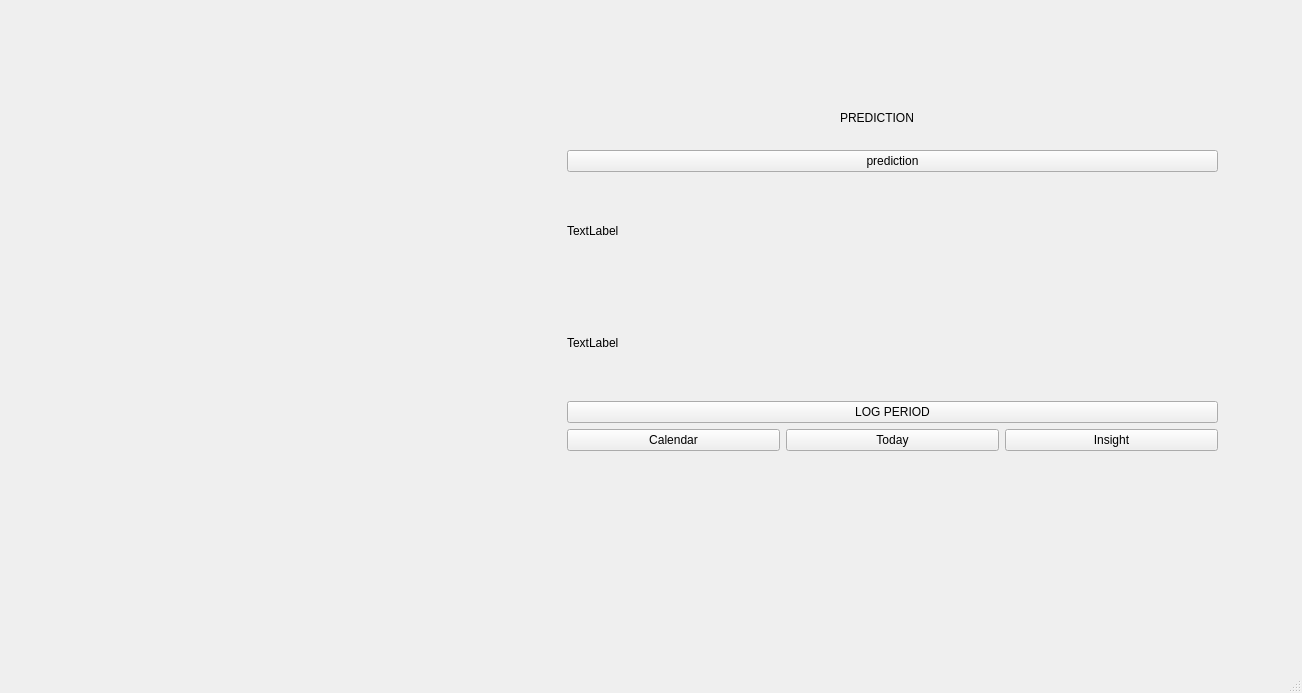
<?xml version="1.0" encoding="UTF-8"?>
<ui version="4.0">
 <class>login</class>
 <widget class="QMainWindow" name="login">
  <property name="geometry">
   <rect>
    <x>0</x>
    <y>0</y>
    <width>1302</width>
    <height>693</height>
   </rect>
  </property>
  <property name="windowTitle">
   <string>login</string>
  </property>
  <widget class="QWidget" name="centralwidget">
   <widget class="QStackedWidget" name="stackedWidget">
    <property name="geometry">
     <rect>
      <x>230</x>
      <y>-100</y>
      <width>1301</width>
      <height>641</height>
     </rect>
    </property>
    <property name="styleSheet">
     <string notr="true"/>
    </property>
    <property name="currentIndex">
     <number>2</number>
    </property>
    <widget class="QWidget" name="login_screen0">
     <widget class="QWidget" name="layoutWidget">
      <property name="geometry">
       <rect>
        <x>510</x>
        <y>250</y>
        <width>241</width>
        <height>211</height>
       </rect>
      </property>
      <layout class="QVBoxLayout" name="verticalLayout_3">
       <item>
        <layout class="QVBoxLayout" name="verticalLayout">
         <item>
          <widget class="QLabel" name="label">
           <property name="text">
            <string>Username</string>
           </property>
          </widget>
         </item>
         <item>
          <widget class="QLineEdit" name="username"/>
         </item>
        </layout>
       </item>
       <item>
        <layout class="QVBoxLayout" name="verticalLayout_2">
         <item>
          <widget class="QLabel" name="label_2">
           <property name="text">
            <string>Password</string>
           </property>
          </widget>
         </item>
         <item>
          <widget class="QLineEdit" name="password"/>
         </item>
        </layout>
       </item>
       <item>
        <widget class="QPushButton" name="logbut">
         <property name="text">
          <string>login</string>
         </property>
        </widget>
       </item>
       <item>
        <widget class="QPushButton" name="pushButton">
         <property name="styleSheet">
          <string notr="true">border:1px solid transparent;</string>
         </property>
         <property name="text">
          <string>Sign up here</string>
         </property>
        </widget>
       </item>
      </layout>
     </widget>
     <widget class="QLabel" name="textdis">
      <property name="geometry">
       <rect>
        <x>220</x>
        <y>180</y>
        <width>211</width>
        <height>16</height>
       </rect>
      </property>
      <property name="text">
       <string/>
      </property>
     </widget>
    </widget>
    <widget class="QWidget" name="signup_screen1">
     <widget class="QWidget" name="layoutWidget_2">
      <property name="geometry">
       <rect>
        <x>520</x>
        <y>250</y>
        <width>271</width>
        <height>207</height>
       </rect>
      </property>
      <layout class="QVBoxLayout" name="verticalLayout_7">
       <item>
        <layout class="QHBoxLayout" name="horizontalLayout_37">
         <item>
          <widget class="QLabel" name="label_36">
           <property name="text">
            <string>user Id</string>
           </property>
          </widget>
         </item>
         <item>
          <widget class="QLineEdit" name="user_id"/>
         </item>
        </layout>
       </item>
       <item>
        <layout class="QHBoxLayout" name="horizontalLayout">
         <item>
          <widget class="QLabel" name="label_5">
           <property name="text">
            <string>username</string>
           </property>
          </widget>
         </item>
         <item>
          <widget class="QLineEdit" name="uname"/>
         </item>
        </layout>
       </item>
       <item>
        <layout class="QHBoxLayout" name="horizontalLayout_2">
         <item>
          <widget class="QLabel" name="label_6">
           <property name="text">
            <string>password</string>
           </property>
          </widget>
         </item>
         <item>
          <widget class="QLineEdit" name="pass"/>
         </item>
        </layout>
       </item>
       <item>
        <layout class="QHBoxLayout" name="horizontalLayout_6">
         <item>
          <widget class="QLabel" name="label_7">
           <property name="text">
            <string>full name</string>
           </property>
          </widget>
         </item>
         <item>
          <widget class="QLineEdit" name="fulln"/>
         </item>
        </layout>
       </item>
       <item>
        <layout class="QHBoxLayout" name="horizontalLayout_8">
         <item>
          <widget class="QLabel" name="label_8">
           <property name="text">
            <string>Date Of Birth</string>
           </property>
          </widget>
         </item>
         <item>
          <widget class="QDateEdit" name="dob"/>
         </item>
        </layout>
       </item>
       <item>
        <widget class="QPushButton" name="signbut">
         <property name="text">
          <string>Signup</string>
         </property>
        </widget>
       </item>
       <item>
        <widget class="QPushButton" name="pushButton_2">
         <property name="styleSheet">
          <string notr="true">background-color: 0;
border: 0;
color: white;</string>
         </property>
         <property name="text">
          <string>Have an account already? Login here.</string>
         </property>
        </widget>
       </item>
      </layout>
     </widget>
    </widget>
    <widget class="QWidget" name="prediction_2">
     <widget class="QPushButton" name="pushButton_11">
      <property name="geometry">
       <rect>
        <x>0</x>
        <y>0</y>
        <width>83</width>
        <height>29</height>
       </rect>
      </property>
      <property name="text">
       <string>Log Out</string>
      </property>
     </widget>
     <widget class="QWidget" name="verticalLayoutWidget_2">
      <property name="geometry">
       <rect>
        <x>337</x>
        <y>250</y>
        <width>651</width>
        <height>301</height>
       </rect>
      </property>
      <layout class="QVBoxLayout" name="verticalLayout_10">
       <item>
        <widget class="QPushButton" name="pred">
         <property name="text">
          <string>prediction</string>
         </property>
        </widget>
       </item>
       <item>
        <widget class="QLabel" name="prediction">
         <property name="text">
          <string>TextLabel</string>
         </property>
        </widget>
       </item>
       <item>
        <widget class="QLabel" name="predictionMessage">
         <property name="text">
          <string>TextLabel</string>
         </property>
        </widget>
       </item>
       <item>
        <widget class="QPushButton" name="log_period_2">
         <property name="text">
          <string>LOG PERIOD</string>
         </property>
        </widget>
       </item>
       <item>
        <layout class="QHBoxLayout" name="horizontalLayout_7">
         <item>
          <widget class="QPushButton" name="pushButton_3">
           <property name="text">
            <string>Calendar</string>
           </property>
          </widget>
         </item>
         <item>
          <widget class="QPushButton" name="pushButton_4">
           <property name="text">
            <string>Today</string>
           </property>
          </widget>
         </item>
         <item>
          <widget class="QPushButton" name="pushButton_5">
           <property name="text">
            <string>Insight</string>
           </property>
          </widget>
         </item>
        </layout>
       </item>
      </layout>
     </widget>
     <widget class="QLabel" name="label_9">
      <property name="geometry">
       <rect>
        <x>610</x>
        <y>210</y>
        <width>81</width>
        <height>16</height>
       </rect>
      </property>
      <property name="styleSheet">
       <string notr="true"/>
      </property>
      <property name="text">
       <string>PREDICTION</string>
      </property>
     </widget>
    </widget>
    <widget class="QWidget" name="logperiodpage">
     <widget class="QWidget" name="layoutWidget">
      <property name="geometry">
       <rect>
        <x>131</x>
        <y>131</y>
        <width>321</width>
        <height>151</height>
       </rect>
      </property>
      <layout class="QVBoxLayout" name="verticalLayout_4">
       <item>
        <widget class="QLabel" name="label_3">
         <property name="text">
          <string>LOG PERIOD</string>
         </property>
        </widget>
       </item>
       <item>
        <widget class="QDateEdit" name="logPeriodbut_2"/>
       </item>
       <item>
        <widget class="QPushButton" name="logPeriodbut">
         <property name="text">
          <string>ENTER</string>
         </property>
        </widget>
       </item>
      </layout>
     </widget>
    </widget>
    <widget class="QWidget" name="calendar3">
     <widget class="QPushButton" name="pushButton_10">
      <property name="geometry">
       <rect>
        <x>0</x>
        <y>0</y>
        <width>83</width>
        <height>29</height>
       </rect>
      </property>
      <property name="text">
       <string>Log Out</string>
      </property>
     </widget>
     <widget class="QWidget" name="verticalLayoutWidget_3">
      <property name="geometry">
       <rect>
        <x>320</x>
        <y>170</y>
        <width>651</width>
        <height>301</height>
       </rect>
      </property>
      <layout class="QVBoxLayout" name="verticalLayout_11">
       <item>
        <widget class="QCalendarWidget" name="calendarWidget"/>
       </item>
       <item>
        <layout class="QHBoxLayout" name="horizontalLayout_9">
         <item>
          <widget class="QPushButton" name="pushButton_6">
           <property name="text">
            <string>Calendar</string>
           </property>
          </widget>
         </item>
         <item>
          <widget class="QPushButton" name="pushButton_7">
           <property name="text">
            <string>Today</string>
           </property>
          </widget>
         </item>
         <item>
          <widget class="QPushButton" name="pushButton_8">
           <property name="text">
            <string>Insight</string>
           </property>
          </widget>
         </item>
        </layout>
       </item>
      </layout>
     </widget>
    </widget>
    <widget class="QWidget" name="questions4">
     <widget class="QGroupBox" name="groupBox">
      <property name="geometry">
       <rect>
        <x>480</x>
        <y>150</y>
        <width>431</width>
        <height>281</height>
       </rect>
      </property>
      <property name="title">
       <string>GroupBox</string>
      </property>
      <layout class="QVBoxLayout" name="verticalLayout_8">
       <item>
        <widget class="QSplitter" name="splitter">
         <property name="orientation">
          <enum>Qt::Horizontal</enum>
         </property>
        </widget>
       </item>
       <item>
        <layout class="QHBoxLayout" name="horizontalLayout_3">
         <item>
          <widget class="QLabel" name="label_11">
           <property name="text">
            <string>Last Period Date</string>
           </property>
          </widget>
         </item>
         <item>
          <widget class="QDateEdit" name="lastPeriod"/>
         </item>
        </layout>
       </item>
       <item>
        <spacer name="verticalSpacer">
         <property name="orientation">
          <enum>Qt::Vertical</enum>
         </property>
         <property name="sizeHint" stdset="0">
          <size>
           <width>20</width>
           <height>52</height>
          </size>
         </property>
        </spacer>
       </item>
       <item>
        <layout class="QHBoxLayout" name="horizontalLayout_4">
         <item>
          <widget class="QLabel" name="label_12">
           <property name="text">
            <string>Cycle Length</string>
           </property>
          </widget>
         </item>
         <item>
          <widget class="QLineEdit" name="cycleLength"/>
         </item>
        </layout>
       </item>
       <item>
        <spacer name="verticalSpacer_2">
         <property name="orientation">
          <enum>Qt::Vertical</enum>
         </property>
         <property name="sizeHint" stdset="0">
          <size>
           <width>20</width>
           <height>51</height>
          </size>
         </property>
        </spacer>
       </item>
       <item>
        <layout class="QHBoxLayout" name="horizontalLayout_5">
         <item>
          <widget class="QLabel" name="label_13">
           <property name="text">
            <string>Period Length</string>
           </property>
          </widget>
         </item>
         <item>
          <widget class="QLineEdit" name="periodLength"/>
         </item>
        </layout>
       </item>
       <item>
        <widget class="QPushButton" name="questionbut">
         <property name="text">
          <string>Enter</string>
         </property>
        </widget>
       </item>
      </layout>
     </widget>
     <widget class="QPushButton" name="pushButton_9">
      <property name="geometry">
       <rect>
        <x>0</x>
        <y>0</y>
        <width>83</width>
        <height>29</height>
       </rect>
      </property>
      <property name="text">
       <string>Log Out</string>
      </property>
     </widget>
    </widget>
    <widget class="QWidget" name="logout_confirmation5">
     <widget class="QWidget" name="verticalLayoutWidget">
      <property name="geometry">
       <rect>
        <x>490</x>
        <y>180</y>
        <width>281</width>
        <height>81</height>
       </rect>
      </property>
      <layout class="QVBoxLayout" name="verticalLayout_9">
       <item>
        <widget class="QTextBrowser" name="textBrowser">
         <property name="html">
          <string>&lt;!DOCTYPE HTML PUBLIC &quot;-//W3C//DTD HTML 4.0//EN&quot; &quot;http://www.w3.org/TR/REC-html40/strict.dtd&quot;&gt;
&lt;html&gt;&lt;head&gt;&lt;meta name=&quot;qrichtext&quot; content=&quot;1&quot; /&gt;&lt;meta charset=&quot;utf-8&quot; /&gt;&lt;style type=&quot;text/css&quot;&gt;
p, li { white-space: pre-wrap; }
&lt;/style&gt;&lt;/head&gt;&lt;body style=&quot; font-family:'Segoe UI'; font-size:9pt; font-weight:400; font-style:normal;&quot;&gt;
&lt;p style=&quot; margin-top:0px; margin-bottom:0px; margin-left:0px; margin-right:0px; -qt-block-indent:0; text-indent:0px;&quot;&gt;&lt;span style=&quot; font-weight:700;&quot;&gt;Are you sure you want to log out?&lt;/span&gt;&lt;/p&gt;
&lt;p style=&quot;-qt-paragraph-type:empty; margin-top:0px; margin-bottom:0px; margin-left:0px; margin-right:0px; -qt-block-indent:0; text-indent:0px; font-weight:700;&quot;&gt;&lt;br /&gt;&lt;/p&gt;&lt;/body&gt;&lt;/html&gt;</string>
         </property>
        </widget>
       </item>
       <item>
        <layout class="QHBoxLayout" name="horizontalLayout_10">
         <item>
          <widget class="QPushButton" name="pushButton_12">
           <property name="text">
            <string>Log Out</string>
           </property>
          </widget>
         </item>
         <item>
          <widget class="QPushButton" name="pushButton_13">
           <property name="text">
            <string>Cancel</string>
           </property>
          </widget>
         </item>
        </layout>
       </item>
      </layout>
     </widget>
    </widget>
    <widget class="QWidget" name="logout_coonfirmation_qs6">
     <widget class="QWidget" name="verticalLayoutWidget_4">
      <property name="geometry">
       <rect>
        <x>480</x>
        <y>290</y>
        <width>281</width>
        <height>81</height>
       </rect>
      </property>
      <layout class="QVBoxLayout" name="verticalLayout_12">
       <item>
        <widget class="QTextBrowser" name="textBrowser_2">
         <property name="html">
          <string>&lt;!DOCTYPE HTML PUBLIC &quot;-//W3C//DTD HTML 4.0//EN&quot; &quot;http://www.w3.org/TR/REC-html40/strict.dtd&quot;&gt;
&lt;html&gt;&lt;head&gt;&lt;meta name=&quot;qrichtext&quot; content=&quot;1&quot; /&gt;&lt;meta charset=&quot;utf-8&quot; /&gt;&lt;style type=&quot;text/css&quot;&gt;
p, li { white-space: pre-wrap; }
&lt;/style&gt;&lt;/head&gt;&lt;body style=&quot; font-family:'Segoe UI'; font-size:9pt; font-weight:400; font-style:normal;&quot;&gt;
&lt;p style=&quot; margin-top:0px; margin-bottom:0px; margin-left:0px; margin-right:0px; -qt-block-indent:0; text-indent:0px;&quot;&gt;&lt;span style=&quot; font-weight:700;&quot;&gt;Are you sure you want to log out?&lt;/span&gt;&lt;/p&gt;
&lt;p style=&quot;-qt-paragraph-type:empty; margin-top:0px; margin-bottom:0px; margin-left:0px; margin-right:0px; -qt-block-indent:0; text-indent:0px; font-weight:700;&quot;&gt;&lt;br /&gt;&lt;/p&gt;&lt;/body&gt;&lt;/html&gt;</string>
         </property>
        </widget>
       </item>
       <item>
        <layout class="QHBoxLayout" name="horizontalLayout_11">
         <item>
          <widget class="QPushButton" name="pushButton_14">
           <property name="text">
            <string>Log Out</string>
           </property>
          </widget>
         </item>
         <item>
          <widget class="QPushButton" name="pushButton_15">
           <property name="text">
            <string>Cancel</string>
           </property>
          </widget>
         </item>
        </layout>
       </item>
      </layout>
     </widget>
    </widget>
    <widget class="QWidget" name="insights">
     <widget class="QGroupBox" name="groupBox_2">
      <property name="geometry">
       <rect>
        <x>150</x>
        <y>180</y>
        <width>391</width>
        <height>251</height>
       </rect>
      </property>
      <property name="title">
       <string>GroupBox</string>
      </property>
      <widget class="QWidget" name="horizontalLayoutWidget">
       <property name="geometry">
        <rect>
         <x>9</x>
         <y>29</y>
         <width>371</width>
         <height>221</height>
        </rect>
       </property>
       <layout class="QHBoxLayout" name="horizontalLayout_12">
        <item>
         <widget class="QPlainTextEdit" name="plainTextEdit_2">
          <property name="plainText">
           <string>1</string>
          </property>
         </widget>
        </item>
        <item>
         <widget class="QPlainTextEdit" name="plainTextEdit_3">
          <property name="plainText">
           <string>2</string>
          </property>
         </widget>
        </item>
        <item>
         <widget class="QPlainTextEdit" name="plainTextEdit">
          <property name="plainText">
           <string>3</string>
          </property>
         </widget>
        </item>
       </layout>
      </widget>
     </widget>
    </widget>
   </widget>
  </widget>
  <widget class="QStatusBar" name="statusbar"/>
 </widget>
 <resources/>
 <connections/>
</ui>
